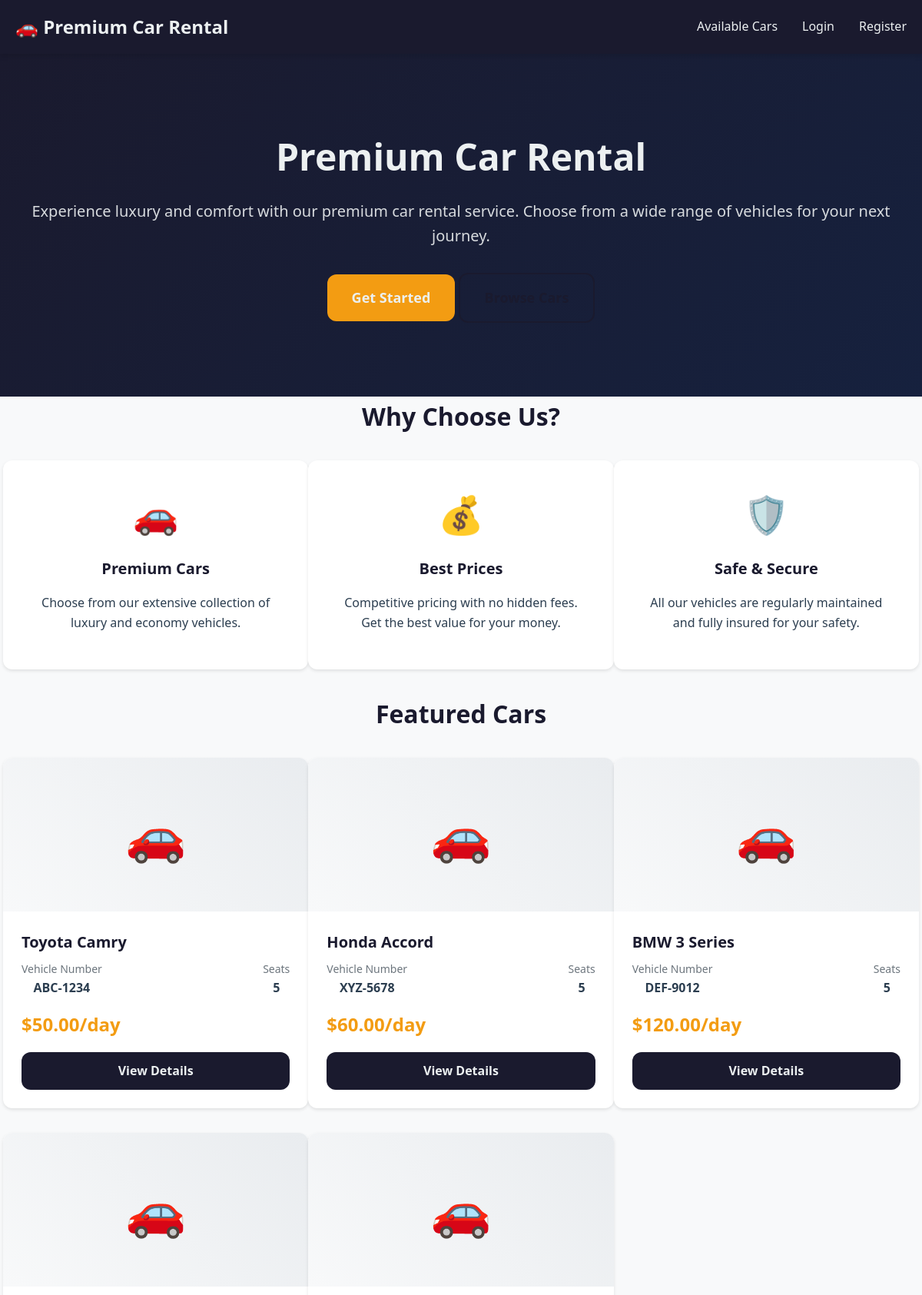
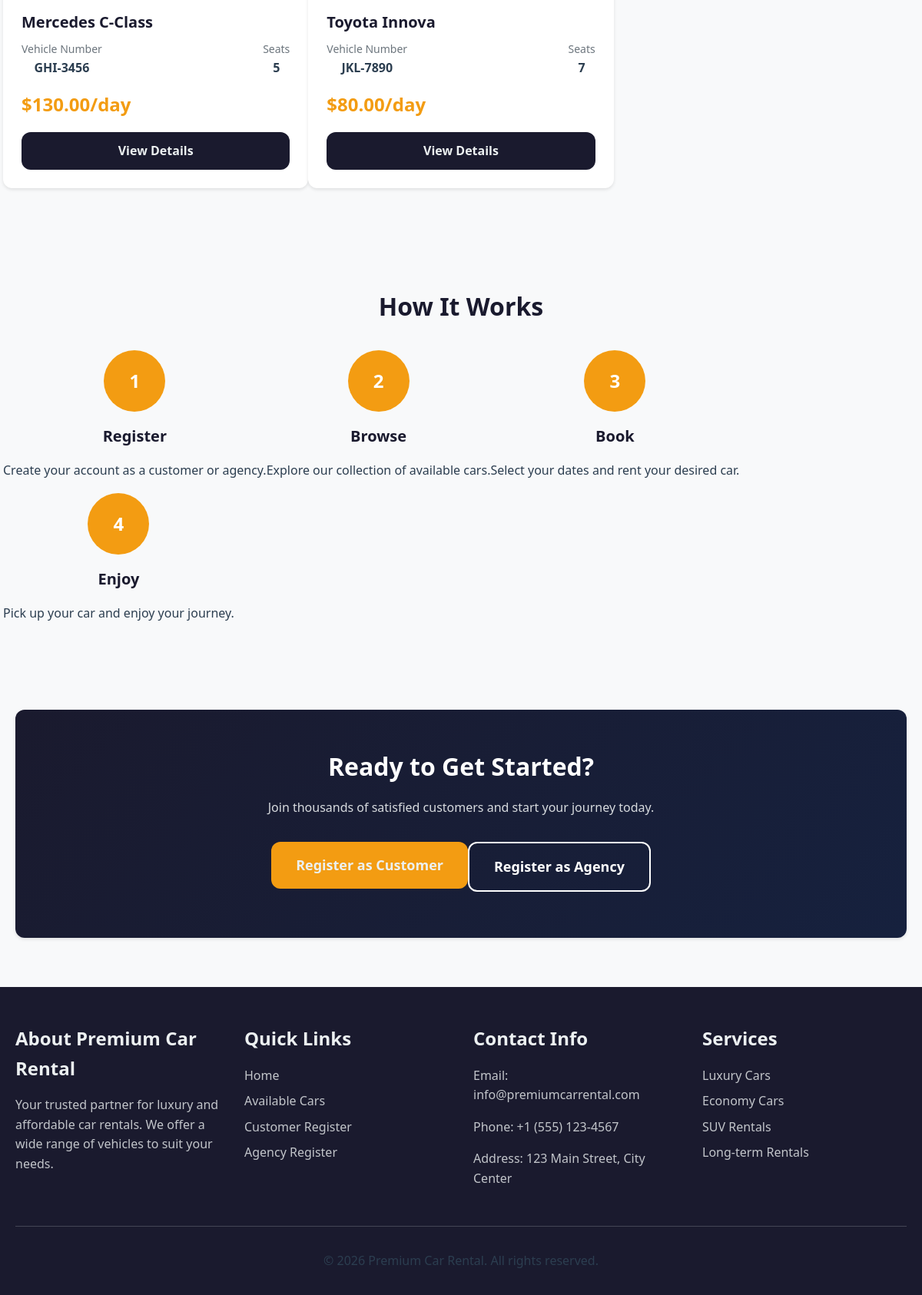
The page / on the database its author committed (2 pictures, top to bottom).
### tables this page shows
CREATE TABLE IF NOT EXISTS cars (
    id INT AUTO_INCREMENT PRIMARY KEY,
    agency_id INT NOT NULL,
    vehicle_model VARCHAR(255) NOT NULL,
    vehicle_number VARCHAR(50) NOT NULL UNIQUE,
    seating_capacity INT NOT NULL,
    rent_per_day DECIMAL(10,2) NOT NULL,
    car_image VARCHAR(255) DEFAULT NULL,
    created_at TIMESTAMP DEFAULT CURRENT_TIMESTAMP,
    updated_at TIMESTAMP DEFAULT CURRENT_TIMESTAMP ON UPDATE CURRENT_TIMESTAMP,
    FOREIGN KEY (agency_id) REFERENCES users(id) ON DELETE CASCADE,
    INDEX idx_agency_id (agency_id),
    INDEX idx_vehicle_number (vehicle_number)
);

### models/Car.php (called while the page is built, shortened)
<?php
require_once '../config/database.php';
class Car {
    private $conn;
    private $table_name = "cars";
    public function __construct() {
        $database = new Database();
        $this->conn = $database->getConnection();
    }
    public function getAllCars() {
        try {
            $query = "SELECT c.*, u.name as agency_name FROM " . $this->table_name . " c
                     LEFT JOIN users u ON c.agency_id = u.id
                     ORDER BY c.created_at DESC";
            $stmt = $this->conn->prepare($query);
            $stmt->execute();
            return $stmt->fetchAll(PDO::FETCH_ASSOC);
        } catch(PDOException $exception) {
            return [];
        }
    }
}
?>

### config/database.php (called while the page is built, shortened)
<?php
class Database {
    private $host = DB_HOST;
    private $db_name = DB_NAME;
    private $username = DB_USER;
    private $password = DB_PASS;
    public function getConnection() {
        $this->conn = null;
        try {
            $this->conn = new PDO("mysql:host=" . $this->host . ";dbname=" . $this->db_name, $this->username, $this->password);
            $this->conn->exec("set names utf8");
            $this->conn->setAttribute(PDO::ATTR_ERRMODE, PDO::ERRMODE_EXCEPTION);
        } catch(PDOException $exception) {
            echo "Connection error: " . $exception->getMessage();
        }
        return $this->conn;
    }
}
?>

### models/User.php (called while the page is built, shortened)
<?php
require_once '../config/database.php';
class User {
    public function __construct() {
        $database = new Database();
    }
    public static function isLoggedIn() {
        return isset($_SESSION['user_id']) && !empty($_SESSION['user_id']);
    }
}
?>

### controllers/CarController.php (called while the page is built, shortened)
<?php
require_once '../models/Car.php';
class CarController {
    private $car;
    public function __construct() {
        $this->car = new Car();
    }
    public function getAllCars() {
        return $this->car->getAllCars();
    }
}
?>

### index.php (the view, shortened to what this page needs)
<?php
require_once 'controllers/CarController.php';
$carController = new CarController();
$cars = $carController->getAllCars();
?>
<section class="hero">
    <div class="container">
        <h1>Premium Car Rental</h1>
        <p>Experience luxury and comfort with our premium car rental service. Choose from a wide range of vehicles for your next journey.</p>
        <div class="mt-3">
            <a href="views/auth/register_customer.php" class="btn btn-accent btn-lg">Get Started</a>
            <a href="views/auth/available_cars.php" class="btn btn-outline btn-lg">Browse Cars</a>
        </div>
    </div>
</section>
<section class="mb-4">
    <div class="container">
        <h2 class="text-center mb-4">Why Choose Us?</h2>
        <div class="row">
            <div class="col-md-4">
                <div class="card" style="text-align: center; padding: 2rem;">
                    <div style="font-size: 3rem; margin-bottom: 1rem;">🚗</div>
                    <h4>Premium Cars</h4>
                    <p>Choose from our extensive collection of luxury and economy vehicles.</p>
                </div>
            </div>
            <div class="col-md-4">
                <div class="card" style="text-align: center; padding: 2rem;">
                    <div style="font-size: 3rem; margin-bottom: 1rem;">💰</div>
                    <h4>Best Prices</h4>
                    <p>Competitive pricing with no hidden fees. Get the best value for your money.</p>
                </div>
            </div>
            <div class="col-md-4">
                <div class="card" style="text-align: center; padding: 2rem;">
                    <div style="font-size: 3rem; margin-bottom: 1rem;">🛡️</div>
                    <h4>Safe & Secure</h4>
                    <p>All our vehicles are regularly maintained and fully insured for your safety.</p>
                </div>
            </div>
        </div>
    </div>
</section>
<section class="mb-4">
    <div class="container">
        <h2 class="text-center mb-4">Featured Cars</h2>
        <?php if (!empty($cars)): ?>
            <div class="row">
                <?php foreach (array_slice($cars, 0, 6) as $car): ?>
                    <div class="col-md-4">
                        <div class="car-card">
                            <div class="car-image" style="background: linear-gradient(45deg, #f8f9fa, #e9ecef); display: flex; align-items: center; justify-content: center; color: #6c757d; font-size: 4rem;">
                                🚗
                            </div>
                            <div class="car-details">
                                <div class="car-model"><?= htmlspecialchars($car['vehicle_model']) ?></div>
                                <div class="car-info">
                                    <div class="car-info-item">
                                        <div class="car-info-label">Vehicle Number</div>
                                        <div class="car-info-value"><?= htmlspecialchars($car['vehicle_number']) ?></div>
                                    </div>
                                    <div class="car-info-item">
                                        <div class="car-info-label">Seats</div>
                                        <div class="car-info-value"><?= htmlspecialchars($car['seating_capacity']) ?></div>
                                    </div>
                                </div>
                                <div class="car-price">$<?= number_format($car['rent_per_day'], 2) ?>/day</div>
                                <a href="views/auth/available_cars.php" class="btn btn-primary" style="width: 100%;">View Details</a>
                            </div>
                        </div>
                    </div>
                <?php endforeach; ?>
            </div>
        <?php else: ?>
            <div class="text-center">
                <p>No cars available at the moment. Please check back later.</p>
            </div>
        <?php endif; ?>
    </div>
</section>
<section class="mb-4" style="background-color: var(--bg-light); padding: 4rem 0;">
    <div class="container">
        <h2 class="text-center mb-4">How It Works</h2>
        <div class="row">
            <div class="col-md-3">
                <div style="text-align: center;">
                    <div style="width: 80px; height: 80px; background-color: var(--accent-color); color: white; border-radius: 50%; display: flex; align-items: center; justify-content: center; margin: 0 auto 1rem; font-size: 1.5rem; font-weight: bold;">1</div>
                    <h4>Register</h4>
                    <p>Create your account as a customer or agency.</p>
                </div>
            </div>
            <div class="col-md-3">
                <div style="text-align: center;">
                    <div style="width: 80px; height: 80px; background-color: var(--accent-color); color: white; border-radius: 50%; display: flex; align-items: center; justify-content: center; margin: 0 auto 1rem; font-size: 1.5rem; font-weight: bold;">2</div>
                    <h4>Browse</h4>
                    <p>Explore our collection of available cars.</p>
                </div>
            </div>
            <div class="col-md-3">
                <div style="text-align: center;">
                    <div style="width: 80px; height: 80px; background-color: var(--accent-color); color: white; border-radius: 50%; display: flex; align-items: center; justify-content: center; margin: 0 auto 1rem; font-size: 1.5rem; font-weight: bold;">3</div>
                    <h4>Book</h4>
                    <p>Select your dates and rent your desired car.</p>
                </div>
            </div>
            <div class="col-md-3">
                <div style="text-align: center;">
                    <div style="width: 80px; height: 80px; background-color: var(--accent-color); color: white; border-radius: 50%; display: flex; align-items: center; justify-content: center; margin: 0 auto 1rem; font-size: 1.5rem; font-weight: bold;">4</div>
                    <h4>Enjoy</h4>
                    <p>Pick up your car and enjoy your journey.</p>
                </div>
            </div>
        </div>
    </div>
</section>
<section class="mb-4">
    <div class="container">
        <div class="card" style="background: linear-gradient(135deg, var(--primary-color), var(--secondary-color)); color: white; text-align: center; padding: 3rem;">
            <h2 style="color: white;">Ready to Get Started?</h2>
            <p style="color: rgba(236, 240, 241, 0.9); margin-bottom: 2rem;">Join thousands of satisfied customers and start your journey today.</p>
            <div class="row" style="justify-content: center;">
                <div class="col-md-3" style="margin-bottom: 1rem;">
                    <a href="views/auth/register_customer.php" class="btn btn-accent btn-lg" style="width: 100%;">Register as Customer</a>
                </div>
                <div class="col-md-3">
                    <a href="views/auth/register_agency.php" class="btn btn-outline btn-lg" style="width: 100%; color: white; border-color: white;">Register as Agency</a>
                </div>
            </div>
        </div>
    </div>
</section>
<?php
$content = ob_get_clean();
?>
<!DOCTYPE html>
<html lang="en">
<head>
    <link rel="stylesheet" href="assets/css/style.css">
</head>
<body>
    <nav class="navbar">
        <div class="container">
            <div class="navbar-container">
                <a href="index.php" class="navbar-brand">
                    🚗 Premium Car Rental
                </a>
                <ul class="navbar-nav">
                    <?php if (User::isLoggedIn()): ?>
                        <?php if (User::isCustomer()): ?>
                            <li class="nav-item">
                                <a href="views/auth/available_cars.php" class="nav-link">Available Cars</a>
                            </li>
                        <?php elseif (User::isAgency()): ?>
                            <li class="nav-item">
                                <a href="views/auth/agency_dashboard.php" class="nav-link">Dashboard</a>
                            </li>
                        <?php endif; ?>
                        <li class="nav-item">
                            <a href="views/auth/logout.php" class="nav-link">Logout</a>
                        </li>
                    <?php else: ?>
                        <li class="nav-item">
                            <a href="views/auth/available_cars.php" class="nav-link">Available Cars</a>
                        </li>
                        <li class="nav-item">
                            <a href="views/auth/login.php" class="nav-link">Login</a>
                        </li>
                        <li class="nav-item">
                            <a href="views/auth/register_customer.php" class="nav-link">Register</a>
                        </li>
                    <?php endif; ?>
                </ul>
            </div>
        </div>
    </nav>
    <main>
        <?= $content ?? '' ?>
    </main>
    <footer class="footer">
        <div class="container">
            <div class="footer-content">
                <div class="footer-section">
                    <h3>About Premium Car Rental</h3>
                    <p>Your trusted partner for luxury and affordable car rentals. We offer a wide range of vehicles to suit your needs.</p>
                </div>
                <div class="footer-section">
                    <h3>Quick Links</h3>
                    <ul>
                        <li><a href="index.php">Home</a></li>
                        <li><a href="views/auth/available_cars.php">Available Cars</a></li>
                        <li><a href="views/auth/register_customer.php">Customer Register</a></li>
                        <li><a href="views/auth/register_agency.php">Agency Register</a></li>
                    </ul>
                </div>
                <div class="footer-section">
                    <h3>Contact Info</h3>
                    <p>Email: info@premiumcarrental.com</p>
                    <p>Phone: +1 (555) 123-4567</p>
                    <p>Address: 123 Main Street, City Center</p>
                </div>
                <div class="footer-section">
                    <h3>Services</h3>
                    <ul>
                        <li><a href="#">Luxury Cars</a></li>
                        <li><a href="#">Economy Cars</a></li>
                        <li><a href="#">SUV Rentals</a></li>
                        <li><a href="#">Long-term Rentals</a></li>
                    </ul>
                </div>
            </div>
            <div class="footer-bottom">
                <p>&copy; <?= date('Y') ?> Premium Car Rental. All rights reserved.</p>
            </div>
        </div>
    </footer>
</body>
</html>

### rows shown on the page
cars: vehicle_model "Toyota Camry", vehicle_number "ABC-1234", seating_capacity "5", rent_per_day "50.00"
cars: vehicle_model "Honda Accord", vehicle_number "XYZ-5678", seating_capacity "5", rent_per_day "60.00"
cars: vehicle_model "BMW 3 Series", vehicle_number "DEF-9012", seating_capacity "5", rent_per_day "120.00"
cars: vehicle_model "Mercedes C-Class", vehicle_number "GHI-3456", seating_capacity "5", rent_per_day "130.00"
cars: vehicle_model "Toyota Innova", vehicle_number "JKL-7890", seating_capacity "7", rent_per_day "80.00"
